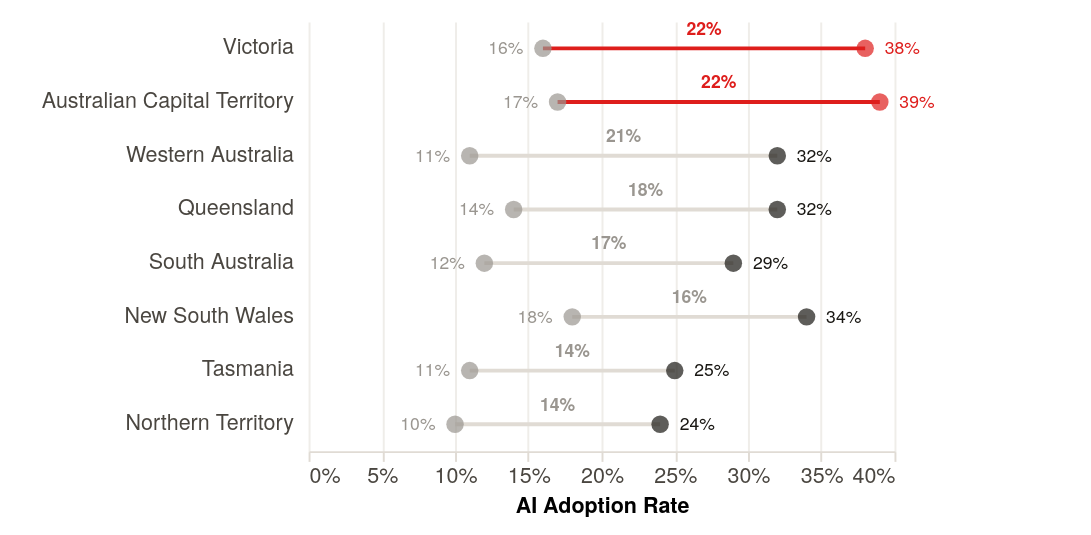

Source (Vega-Lite JSON):
### Vega-Lite specification from a JSON file in a GitHub repository (floating-point values rounded to 4 significant figures)
{"$schema": "https://vega.github.io/schema/vega-lite/v5.json", "width": "container", "height": 220, "background": "transparent", "padding": {"left": 20, "right": 80, "top": 10, "bottom": 10}, "config": {"font": "Helvetica Neue, Helvetica, Arial, sans-serif", "view": {"stroke": null}, "axis": {"labelColor": "#4a4640", "labelFontSize": 11, "domainColor": "#e0dbd4", "tickColor": "#e0dbd4", "gridColor": "#e0dbd4", "gridOpacity": 0.5}}, "data": {"values": [{"state": "Victoria", "metro": 0.38, "regional": 0.16, "source": "Derived (NAIC ratio)"}, {"state": "New South Wales", "metro": 0.34, "regional": 0.18, "source": "NAIC Q4 2024"}, {"state": "Queensland", "metro": 0.32, "regional": 0.14, "source": "Derived (NAIC ratio)"}, {"state": "Western Australia", "metro": 0.32, "regional": 0.11, "source": "NAIC Q4 2024"}, {"state": "South Australia", "metro": 0.29, "regional": 0.12, "source": "Derived (NAIC ratio)"}, {"state": "Tasmania", "metro": 0.25, "regional": 0.11, "source": "Derived (NAIC ratio)"}, {"state": "Australian Capital Territory", "metro": 0.39, "regional": 0.17, "source": "Derived (NAIC ratio)"}, {"state": "Northern Territory", "metro": 0.24, "regional": 0.1, "source": "Derived (NAIC ratio)"}]}, "transform": [{"calculate": "datum.metro - datum.regional", "as": "gap"}, {"calculate": "(datum.metro + datum.regional) / 2", "as": "mid"}, {"calculate": "format(datum.gap * 100, '.0f') + '%'", "as": "gap_label"}, {"joinaggregate": [{"op": "max", "field": "gap", "as": "max_gap"}]}, {"calculate": "datum.gap === datum.max_gap", "as": "is_max"}], "encoding": {"y": {"field": "state", "type": "nominal", "sort": {"field": "gap", "order": "descending"}, "axis": {"title": null, "ticks": false, "domain": false, "labelLimit": 200, "labelPadding": 8}}}, "layer": [{"mark": {"type": "rule", "strokeWidth": 2}, "encoding": {"x": {"field": "regional", "type": "quantitative", "axis": {"title": "AI Adoption Rate", "format": ".0%"}}, "x2": {"field": "metro"}, "color": {"condition": {"test": "datum.is_max", "value": "#de1e1c"}, "value": "#e0dbd4"}, "opacity": {"condition": {"param": "select", "empty": true, "value": 1}, "value": 0.25}}}, {"params": [{"name": "highlight", "select": {"type": "point", "on": "pointerover"}}, {"name": "select", "select": "point"}], "mark": {"type": "point", "filled": true, "size": 80}, "encoding": {"x": {"field": "regional", "type": "quantitative"}, "color": {"value": "#9a9690"}, "fillOpacity": {"condition": {"param": "select", "empty": true, "value": 1}, "value": 0.25}, "strokeWidth": {"condition": [{"param": "select", "empty": false, "value": 2}, {"param": "highlight", "empty": false, "value": 1}], "value": 0}, "stroke": {"value": "#9a9690"}}}, {"mark": {"type": "point", "filled": true, "size": 80}, "encoding": {"x": {"field": "metro", "type": "quantitative"}, "color": {"condition": {"test": "datum.is_max", "value": "#de1e1c"}, "value": "#1a1814"}, "fillOpacity": {"condition": {"param": "select", "empty": true, "value": 1}, "value": 0.25}, "strokeWidth": {"condition": [{"param": "select", "empty": false, "value": 2}, {"param": "highlight", "empty": false, "value": 1}], "value": 0}, "stroke": {"condition": {"test": "datum.is_max", "value": "#de1e1c"}, "value": "#1a1814"}}}, {"mark": {"type": "text", "fontSize": 9, "fontWeight": "bold", "dy": -10}, "encoding": {"x": {"field": "mid", "type": "quantitative"}, "text": {"field": "gap_label"}, "color": {"condition": {"test": "datum.is_max", "value": "#de1e1c"}, "value": "#9a9690"}, "opacity": {"condition": {"param": "select", "empty": true, "value": 1}, "value": 0.25}}}, {"mark": {"type": "text", "align": "right", "dx": -10, "fontSize": 9}, "encoding": {"x": {"field": "regional", "type": "quantitative"}, "text": {"field": "regional", "format": ".0%"}, "color": {"value": "#9a9690"}, "opacity": {"condition": {"param": "select", "empty": true, "value": 1}, "value": 0.25}}}, {"mark": {"type": "text", "align": "left", "dx": 10, "fontSize": 9}, "encoding": {"x": {"field": "metro", "type": "quantitative"}, "text": {"field": "metro", "format": ".0%"}, "color": {"condition": {"test": "datum.is_max", "value": "#de1e1c"}, "value": "#1a1814"}, "opacity": {"condition": {"param": "select", "empty": true, "value": 1}, "value": 0.25}}}]}
